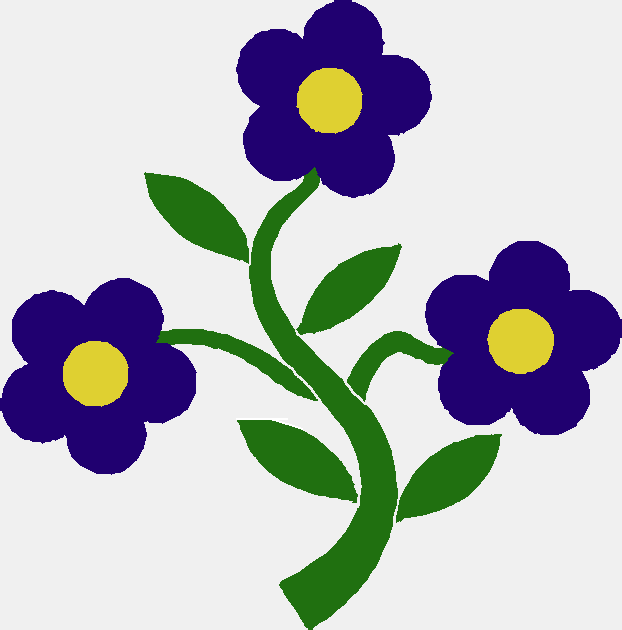
#> input picture homework/第八次作业/flowers.bmp, 622 x 630 px
$ jupyter execute --allow-errors '第八次作业.ipynb'
#> lines starting #> are read from the running program, lines starting #| are printed output that depends on the picture
# 第八次课后练习

**负责助教：王瑞环**

<span style="color:red; font-weight:bold;">请将作业文件命名为 第八次课后练习+姓名+学号.ipynb, 例如 第八次课后练习+张三+1000000000.ipynb</span>

<span style="color:red; font-weight:bold;">在作业过程中觉得有心得或者自己拓展学习到有价值内容的，可以在文件名最后加一个#号。例如第八次课后练习+张三+1000000000+#.ipynb</span>

# 第零部分 代码理解

请认真阅读代码，结合课件内容理解代码的功能。

### 0 隐含语义分析（LSI） 结合课件内容，阅读理解代码，运行代码，观察理解运行结果

[cell 1]
stop_words =['a', 'about', 'above', 'after', 'again', 'against', 'ain', 'all', 'am', 'an',
 'and', 'any', 'are', 'aren', "aren't", 'as', 'at', 'be', 'because', 'been',
 'before', 'being', 'below', 'between', 'both', 'but', 'by', 'can', 'couldn',
 "couldn't", 'd', 'did', 'didn', "didn't", 'do', 'does', 'doesn', "doesn't",
 'doing', 'don', "don't", 'down', 'during', 'each', 'few', 'for', 'from',
 'further', 'had', 'hadn', "hadn't", 'has', 'hasn', "hasn't", 'have', 'haven',
 "haven't", 'having', 'he', 'her', 'here', 'hers', 'herself', 'him', 'himself',
 'his', 'how', 'i', 'if', 'in', 'into', 'is', 'isn', "isn't", 'it', "it's",
 'its', 'itself', 'just', 'll', 'm', 'ma', 'me', 'mightn', "mightn't", 'more',
 'most', 'mustn', "mustn't", 'my', 'myself', 'needn', "needn't", 'no', 'nor',
 'not', 'now', 'o', 'of', 'off', 'on', 'once', 'only', 'or', 'other', 'our',
 'ours', 'ourselves', 'out', 'over', 'own', 're', 's', 'same', 'shan', "shan't",
 'she', "she's", 'should', "should've", 'shouldn', "shouldn't", 'so', 'some',
 'such', 't', 'than', 'that', "that'll", 'the', 'their', 'theirs', 'them',
 'themselves', 'then', 'there', 'these', 'they', 'this', 'those', 'through',
 'to', 'too', 'under', 'until', 'up', 've', 'very', 'was', 'wasn', "wasn't",
 'we', 'were', 'weren', "weren't", 'what', 'when', 'where', 'which', 'while',
 'who', 'whom', 'why', 'will', 'with', 'won', "won't", 'wouldn', "wouldn't",
 'y', 'you', "you'd", "you'll", "you're", "you've", 'your', 'yours', 'yourself',
 'yourselves']

[cell 2]
import numpy as np
from sklearn.feature_extraction.text import TfidfVectorizer
from sklearn.decomposition import TruncatedSVD
from nltk.tokenize import word_tokenize

import re

# 读取文件内容
#> (the rest of this cell did not finish here and is left out)

[cell 3]
# 预处理函数
def preprocess(text):
    # 转换为小写
    text = text.lower()
    # 移除非字母字符
    text = re.sub(r'[^a-zA-Z\s]', '', text)

    # 分词
    word = text.split()

    # 移除停用词
    words = [word for word in word if word not in stop_words and len(word) > 2]
    return ' '.join(words)

# 预处理所有摘要
#> (the rest of this cell did not finish here and is left out)

[cell 4]
# 创建TF-IDF向量
vectorizer = TfidfVectorizer(max_df=0.85, min_df=2, max_features=10000)
#> (the rest of this cell did not finish here and is left out)

## **1.1** HITS算法
补全HITS算法并计算给出的简易输入的结果

[cell 5]
# 构建邻接矩阵
def build_adjacency_matrix(links, n):
    links = np.array(links)
    adjacency_matrix = np.zeros((n, n))
    np.add.at(adjacency_matrix, (links[:, 0], links[:, 1]), 1)
    return adjacency_matrix

def hits_algorithm(adjacency_matrix, max_iterations=100, convergence_threshold=0.0001):
    n = len(adjacency_matrix)

    # 初始化hubs和authorities
    hubs = np.ones(n) / n
    authorities = np.ones(n) / n

    ###########################################
    # TODO: 迭代更新hubs和authorities


    ###########################################


    return hubs, authorities

links = [(0, 1), (0, 2), (1, 3), (2, 3), (3, 0)]
n = 4
adjacency_matrix = build_adjacency_matrix(links, n)
hubs, authorities = hits_algorithm(adjacency_matrix)
print('Hubs:', hubs)
print('Authorities:', authorities)

## **1.2** SVD图像降维

**Step 1** 读入数据并转灰度图

[cell 6]
import cv2
import matplotlib.pyplot as plt

img = cv2.imread('flowers.bmp')
#> img is the input picture: shape (630, 622, 3); mean B, G, R 188.8, 183.5, 181
gray_image = cv2.cvtColor(img, cv2.COLOR_BGR2GRAY)
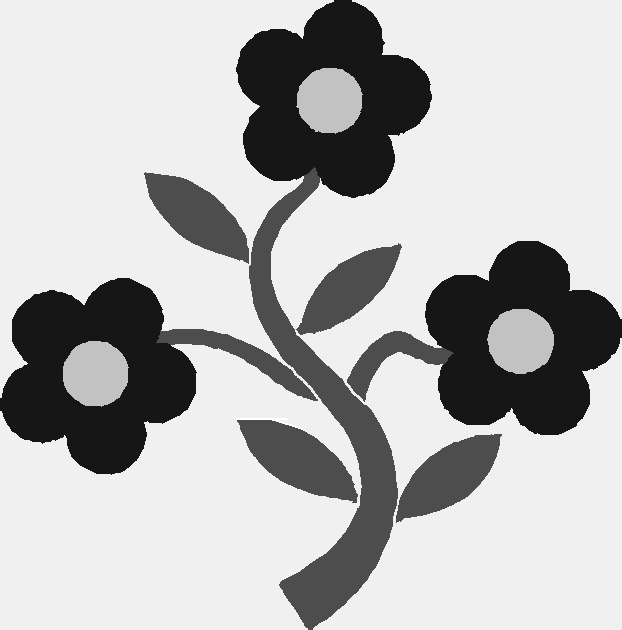
#> gray_image: shape (630, 622); min 22, max 255, mean 183.3
print(gray_image.shape, gray_image.dtype)
#| (630, 622) uint8
print(gray_image.max(), gray_image.min())
#| 255 22
plt.imshow(gray_image, cmap='gray')
plt.show()
